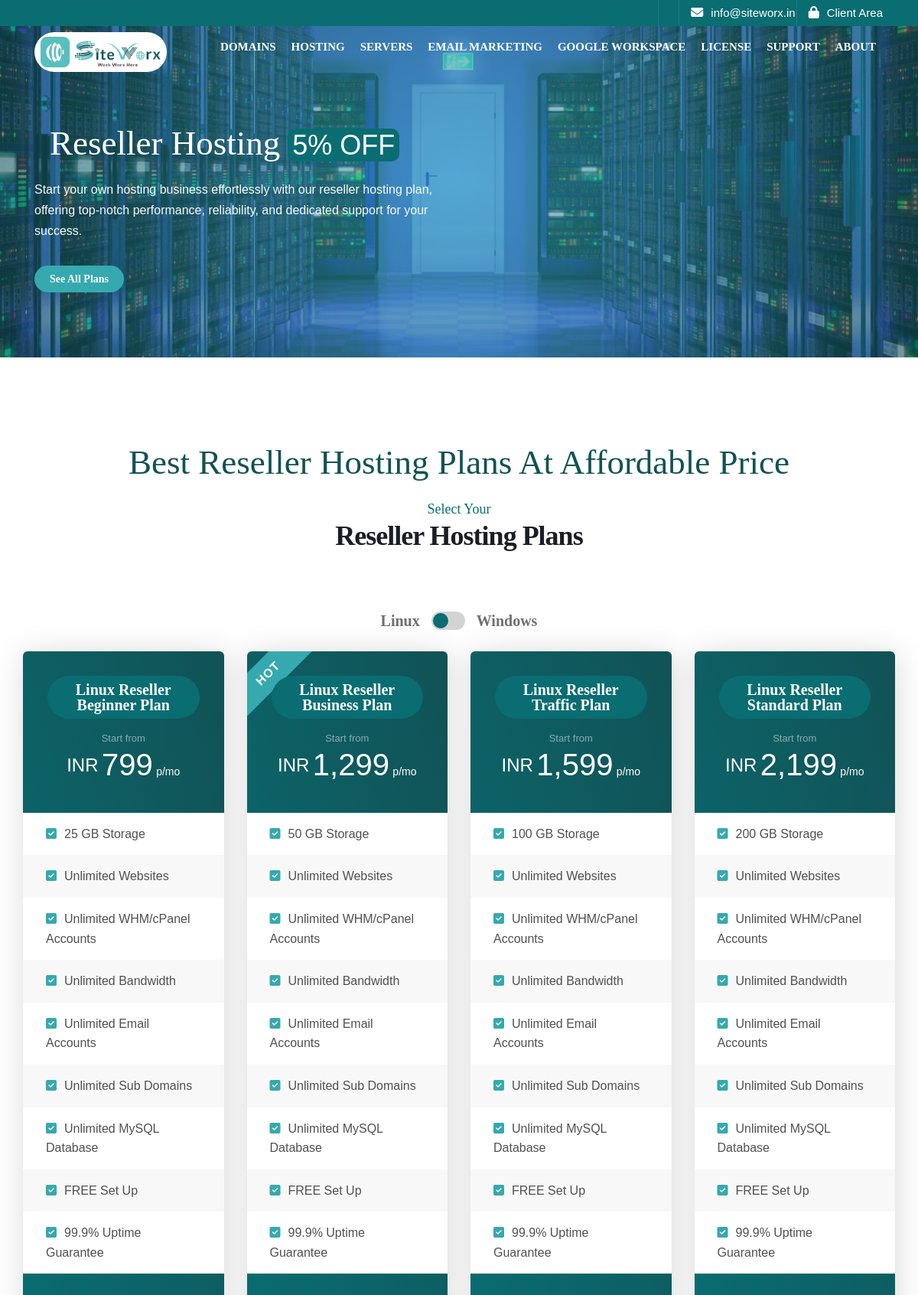
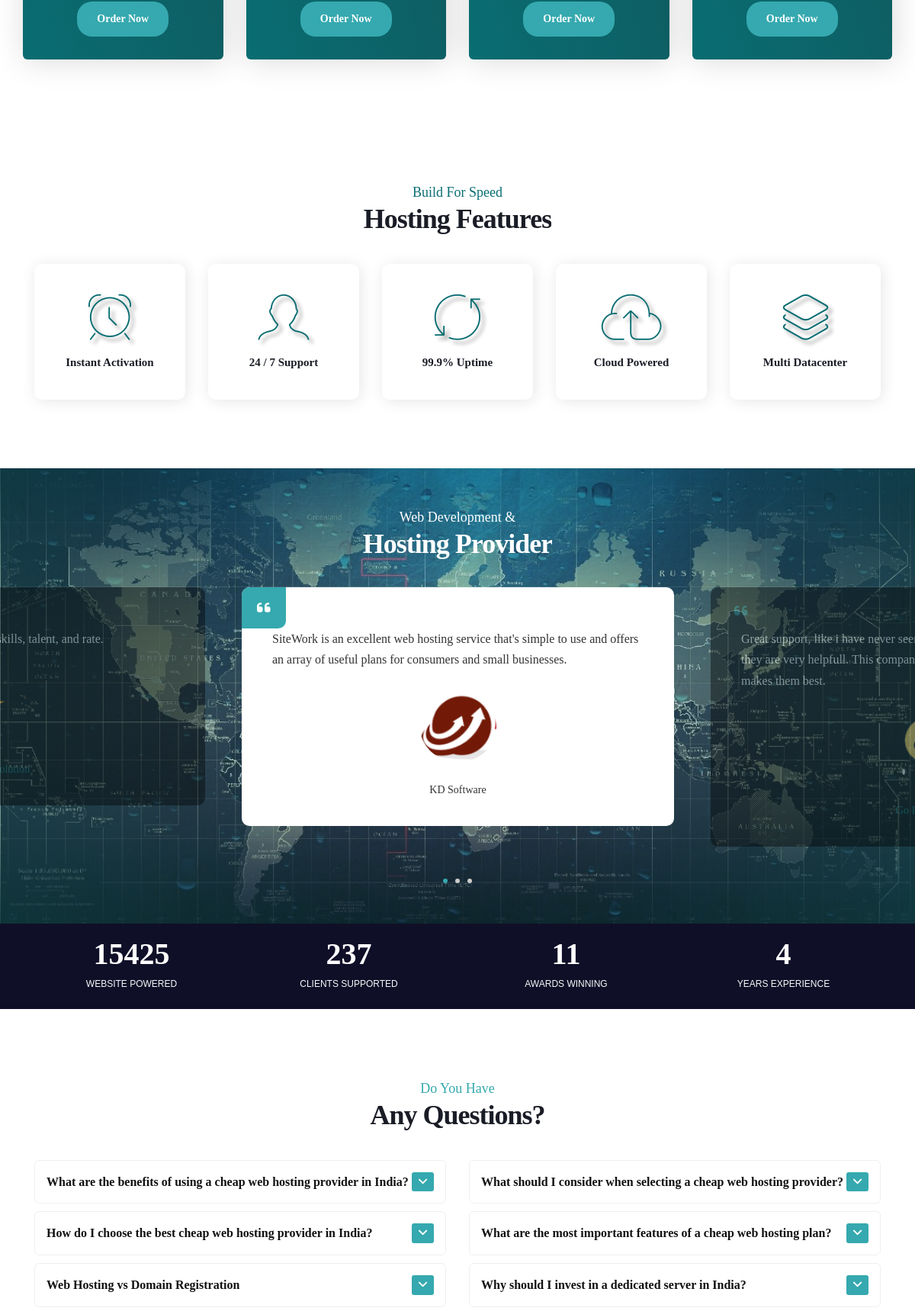
The page /hosting-reseller.php (upper part) on the database its author committed (2 pictures, top to bottom).
### tables this page shows
CREATE TABLE `hosting_plans` (
  `id` INT UNSIGNED NOT NULL AUTO_INCREMENT,
  `name` VARCHAR(150) NOT NULL,
  `slug` VARCHAR(160) NOT NULL,
  `category` VARCHAR(80) NOT NULL,
  `description` TEXT DEFAULT NULL,
  `specs` JSON DEFAULT NULL,
  `price_monthly` DECIMAL(10,2) NOT NULL DEFAULT 0.00,
  `price_yearly` DECIMAL(10,2) DEFAULT NULL,
  `setup_fee` DECIMAL(10,2) DEFAULT 0.00,
  `currency` VARCHAR(8) NOT NULL DEFAULT 'INR',
  `status` ENUM('active','draft','archived') NOT NULL DEFAULT 'active',
  `created_at` TIMESTAMP NOT NULL DEFAULT CURRENT_TIMESTAMP,
  PRIMARY KEY (`id`),
  UNIQUE KEY `uq_plans_slug` (`slug`),
  KEY `idx_plans_category` (`category`)
);

### hosting-reseller.php (the view, shortened to what the rows shown need)
<?php
  include('header.php');
  $linuxPlans = [];
  $windowsPlans = [];
  if (isset($pdo)) {
      try {
          $stmt = $pdo->prepare("SELECT * FROM hosting_plans WHERE category = :cat AND status='active' ORDER BY price_monthly ASC");
          $stmt->execute([':cat' => 'reseller-linux']);
          $linuxPlans = $stmt->fetchAll();
          $stmt->execute([':cat' => 'reseller-windows']);
          $windowsPlans = $stmt->fetchAll();
      } catch (Exception $e) {
          $linuxPlans = [];
          $windowsPlans = [];
      }
  }
  ?>
       <div class="no-bottom no-top" id="content">
		  <section class="no-top no-bottom text-light" data-bgimage="url(images/background/server-cabinets-banner.jpg) center" data-stellar-background-ratio=".2">
               <div class="overlay-gradient t80">
                   <div class="center-y mt50">
                       <div class="container">
                           <div class="row align-items-center">
							<div class="col-lg-6 col-12 text-lg-left text-center mb-sm-30">
								<h1 style='color:white '>Reseller Hosting<span class="label">5% OFF </span></h1>
							</div>
                           </div>
                       </div>
                   </div>
               </div>
           </section>
		<section id="plans" class="pb40">
               <div class="container">
                                   <div class="row">
                                       <div class="col-md-12 wow fadeInUp">
                           <div class="text-center">
                               <h1 style="color:#115256">Best Reseller Hosting Plans At Affordable Price</h1>
                               <h2><span class="uptitle id-color">Select Your</span> Reseller Hosting Plans</h2>
                           </div>
                       </div>
                       <div class="row" id="plans-container">
                                           <?php
                                           $allPlans = [];
                                           foreach ($linuxPlans as $plan) {
                                               $plan['platform'] = 'linux';
                                               $allPlans[] = $plan;
                                           }
                                           foreach ($windowsPlans as $plan) {
                                               $plan['platform'] = 'windows';
                                               $allPlans[] = $plan;
                                           }
                                           if (!empty($allPlans)) {
                                               $counter = 0;
                                               foreach ($allPlans as $plan) {
                                                   $counter++;
                                                   $specs = json_decode($plan['specs'], true);
                                                   $displayStyle = ($plan['platform'] === 'linux') ? 'display: block;' : 'display: none;';
                                                   $isHOT = ($counter === 2) ? true : false;
                                                   $orderUrl = ($plan['platform'] === 'linux')
                                                       ? "http://siteworx.in/manage/index.php?rp=/store/linux-reseller-hosting/" . urlencode($plan['slug'])
                                                       : "http://siteworx.in/manage/index.php?rp=/store/window-reseller-hosting/" . urlencode($plan['slug']);
                                                   ?>
                                                   <div class="col-lg-3 col-md-6 col-sm-12" data-platform="<?php echo htmlspecialchars($plan['platform']); ?>" style="<?php echo $displayStyle; ?>">
                                                       <div class="pricing-s1 mb30">
                                                           <?php if ($isHOT): ?>
                                                               <div class="ribbon">HOT</div>
                                                           <?php endif; ?>
                                                           <div class="top">
                                                               <h2><?php echo htmlspecialchars($plan['name']); ?></h2>
                                                               <p class="price">
                                                                   <span class="txt">Start from</span>
                                                                   <span class="currency"><?php echo htmlspecialchars($plan['currency']); ?></span>
                                                                   <span class="m"><?php echo number_format($plan['price_monthly'], 0); ?></span>
                                                                   <span class="month">p/mo</span>
                                                               </p>
                                                           </div>
                                                           <div class="bottom">
                                                               <ul>
                                                                   <?php if (isset($specs['storage'])): ?>
                                                                       <li><i class="fa fa-check-square"></i><?php echo htmlspecialchars($specs['storage']); ?> Storage</li>
                                                                   <?php endif; ?>
                                                                   <?php if (isset($specs['websites'])): ?>
                                                                       <li><i class="fa fa-check-square"></i><?php echo htmlspecialchars($specs['websites']); ?> Websites</li>
                                                                   <?php endif; ?>
                                                                   <?php if (isset($specs['accounts'])): ?>
                                                                       <li><i class="fa fa-check-square"></i><?php echo htmlspecialchars($specs['accounts']); ?> Accounts</li>
                                                                   <?php endif; ?>
                                                                   <?php if (isset($specs['bandwidth'])): ?>
                                                                       <li><i class="fa fa-check-square"></i><?php echo htmlspecialchars($specs['bandwidth']); ?> Bandwidth</li>
                                                                   <?php endif; ?>
                                                                   <?php if (isset($specs['emails'])): ?>
                                                                       <li><i class="fa fa-check-square"></i><?php echo htmlspecialchars($specs['emails']); ?> Email Accounts</li>
                                                                   <?php endif; ?>
                                                                   <?php if (isset($specs['subdomains'])): ?>
                                                                       <li><i class="fa fa-check-square"></i><?php echo htmlspecialchars($specs['subdomains']); ?> Sub Domains</li>
                                                                   <?php endif; ?>
                                                                   <?php if (isset($specs['databases'])): ?>
                                                                       <li><i class="fa fa-check-square"></i><?php echo htmlspecialchars($specs['databases']); ?> Database</li>
                                                                   <?php endif; ?>
                                                                   <?php if (isset($specs['free_setup'])): ?>
                                                                       <li><i class="fa fa-check-square"></i><?php echo htmlspecialchars($specs['free_setup']); ?></li>
                                                                   <?php endif; ?>
                                                                   <?php if (isset($specs['uptime'])): ?>
                                                                       <li><i class="fa fa-check-square"></i><?php echo htmlspecialchars($specs['uptime']); ?></li>
                                                                   <?php endif; ?>
                                                               </ul>
                                                           </div>
                                                           <div class="action">
                                                               <a href="<?php echo htmlspecialchars($orderUrl); ?>" class="btn-custom">Order Now</a>
                                                           </div>
                                                       </div>
                                                   </div>
                                                   <?php
                                               }
                                           } else {
                                               echo '<div class="col-lg-12 text-center"><p>No plans available at the moment.</p></div>';
                                           }
                                           ?>
                       </div>
                                           </div>
                                       </div>
           </section>
		  <section id="section-features">
               <div class="container">
                   <div class="row">
                       <div class="col-md text-center wow fadeInUp">
                           <h2><span class="uptitle id-color">Build For Speed</span>Hosting Features</h2>
                       </div>
                   </div>
               </div>
           </section>
          <section id="our-testimonials" class="no-top no-bottom text-light" data-bgimage="url(images/background/banner6.jpg) center" data-stellar-background-ratio=".2">
               <div class="overlay-gradient t100" style="padding: 50px 0 50px 0">
                   <div class="text-center wow fadeInUp">
                       <h2 style= "color:#ffffff"><span class="uptitle">Web Development &</span>Hosting Provider</h2>
                   </div>
               </div>
           </section>
  <?php include('footer.php'); ?>

### rows shown on the page
hosting_plans: name "Linux Reseller Beginner Plan", currency "INR", price_monthly "799", specs "25 GB", specs "Unlimited", specs "Unlimited WHM/cPanel", specs "Unlimited MySQL", specs "FREE Set Up", specs "99.9% Uptime Guarantee"
hosting_plans: shows "HOT", name "Linux Reseller Business Plan", currency "INR", price_monthly "1,299", specs "50 GB", specs "Unlimited", specs "Unlimited WHM/cPanel", specs "Unlimited MySQL", specs "FREE Set Up", specs "99.9% Uptime Guarantee"
hosting_plans: name "Linux Reseller Traffic Plan", currency "INR", price_monthly "1,599", specs "100 GB", specs "Unlimited", specs "Unlimited WHM/cPanel", specs "Unlimited MySQL", specs "FREE Set Up", specs "99.9% Uptime Guarantee"
hosting_plans: name "Linux Reseller Standard Plan", currency "INR", price_monthly "2,199", specs "200 GB", specs "Unlimited", specs "Unlimited WHM/cPanel", specs "Unlimited MySQL", specs "FREE Set Up", specs "99.9% Uptime Guarantee"
